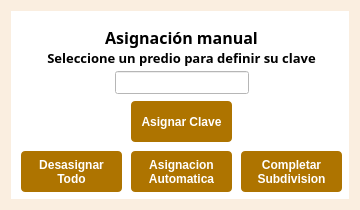
<?xml version="1.0" encoding="UTF-8"?>
<ui version="4.0">
 <class>VentanaClavesV3DialogBase</class>
 <widget class="QDialog" name="VentanaClavesV3DialogBase">
  <property name="geometry">
   <rect>
    <x>0</x>
    <y>0</y>
    <width>360</width>
    <height>210</height>
   </rect>
  </property>
  <property name="minimumSize">
   <size>
    <width>359</width>
    <height>209</height>
   </size>
  </property>
  <property name="maximumSize">
   <size>
    <width>360</width>
    <height>210</height>
   </size>
  </property>
  <property name="windowTitle">
   <string>Asignacion de Claves</string>
  </property>
  <property name="styleSheet">
   <string notr="true">QDialog{
background : rgb(250,238,224);
}
</string>
  </property>
  <layout class="QGridLayout" name="gridLayout">
   <item row="0" column="0">
    <widget class="QWidget" name="widget" native="true">
     <property name="styleSheet">
      <string notr="true">QWidget{
background : rgb(255,255,255);
}</string>
     </property>
     <widget class="QPushButton" name="btnClave">
      <property name="geometry">
       <rect>
        <x>120</x>
        <y>90</y>
        <width>101</width>
        <height>41</height>
       </rect>
      </property>
      <property name="font">
       <font>
        <weight>75</weight>
        <bold>true</bold>
       </font>
      </property>
      <property name="styleSheet">
       <string notr="true">QPushButton{
background : rgb(174, 116, 0);
color : rgb(255, 255, 255);
border-radius : 4px;
}
QPushButton::hover{
background : rgb(104, 69, 13);
color : rgb(255, 255, 255);
border-radius : 4px;
}
QPushButton:disabled {
background: rgb(217, 217, 217)
}</string>
      </property>
      <property name="text">
       <string>Asignar Clave</string>
      </property>
     </widget>
     <widget class="QPushButton" name="btnAutomatico">
      <property name="geometry">
       <rect>
        <x>120</x>
        <y>140</y>
        <width>101</width>
        <height>41</height>
       </rect>
      </property>
      <property name="font">
       <font>
        <weight>75</weight>
        <bold>true</bold>
       </font>
      </property>
      <property name="styleSheet">
       <string notr="true">QPushButton{
background : rgb(174, 116, 0);
color : rgb(255, 255, 255);
border-radius : 4px;
}
QPushButton::hover{
background : rgb(104, 69, 13);
color : rgb(255, 255, 255);
border-radius : 4px;
}
QPushButton:disabled {
background: rgb(217, 217, 217)
}</string>
      </property>
      <property name="text">
       <string>Asignacion 
Automatica</string>
      </property>
     </widget>
     <widget class="QPushButton" name="btnDesasignarTodo">
      <property name="geometry">
       <rect>
        <x>10</x>
        <y>140</y>
        <width>101</width>
        <height>41</height>
       </rect>
      </property>
      <property name="font">
       <font>
        <weight>75</weight>
        <bold>true</bold>
       </font>
      </property>
      <property name="styleSheet">
       <string notr="true">QPushButton{
background : rgb(174, 116, 0);
color : rgb(255, 255, 255);
border-radius : 4px;
}
QPushButton::hover{
background : rgb(104, 69, 13);
color : rgb(255, 255, 255);
border-radius : 4px;
}
QPushButton:disabled {
background: rgb(217, 217, 217)
}</string>
      </property>
      <property name="text">
       <string>Desasignar
Todo</string>
      </property>
     </widget>
     <widget class="QPushButton" name="btnCompletar">
      <property name="geometry">
       <rect>
        <x>230</x>
        <y>140</y>
        <width>101</width>
        <height>41</height>
       </rect>
      </property>
      <property name="font">
       <font>
        <weight>75</weight>
        <bold>true</bold>
       </font>
      </property>
      <property name="styleSheet">
       <string notr="true">QPushButton{
background : rgb(174, 116, 0);
color : rgb(255, 255, 255);
border-radius : 4px;
}
QPushButton::hover{
background : rgb(104, 69, 13);
color : rgb(255, 255, 255);
border-radius : 4px;
}
QPushButton:disabled {
background: rgb(217, 217, 217)
}</string>
      </property>
      <property name="text">
       <string>Completar
Subdivision</string>
      </property>
     </widget>
     <widget class="QLabel" name="label_10">
      <property name="geometry">
       <rect>
        <x>10</x>
        <y>10</y>
        <width>321</width>
        <height>51</height>
       </rect>
      </property>
      <property name="font">
       <font>
        <family>Century Gothic</family>
        <pointsize>12</pointsize>
       </font>
      </property>
      <property name="text">
       <string>&lt;!DOCTYPE HTML PUBLIC &quot;-//W3C//DTD HTML 4.0//EN&quot; &quot;http://www.w3.org/TR/REC-html40/strict.dtd&quot;&gt;
&lt;html&gt;&lt;head&gt;&lt;meta name=&quot;qrichtext&quot; content=&quot;1&quot; /&gt;&lt;style type=&quot;text/css&quot;&gt;
p, li { white-space: pre-wrap; }
&lt;/style&gt;&lt;/head&gt;&lt;body style=&quot; font-family:'Century Gothic'; font-size:12pt; font-weight:400; font-style:normal;&quot;&gt;
&lt;p align=&quot;center&quot; style=&quot; margin-top:0px; margin-bottom:0px; margin-left:0px; margin-right:0px; -qt-block-indent:0; text-indent:0px;&quot;&gt;&lt;span style=&quot; font-weight:600;&quot;&gt;Asignación manual&lt;/span&gt;&lt;/p&gt;
&lt;p align=&quot;center&quot; style=&quot; margin-top:0px; margin-bottom:0px; margin-left:0px; margin-right:0px; -qt-block-indent:0; text-indent:0px;&quot;&gt;&lt;span style=&quot; font-size:10pt; font-weight:600;&quot;&gt;Seleccione un predio para definir su clave&lt;/span&gt;&lt;/p&gt;&lt;/body&gt;&lt;/html&gt;</string>
      </property>
      <property name="wordWrap">
       <bool>true</bool>
      </property>
     </widget>
     <widget class="QLineEdit" name="txtClave">
      <property name="geometry">
       <rect>
        <x>104</x>
        <y>60</y>
        <width>134</width>
        <height>23</height>
       </rect>
      </property>
      <property name="font">
       <font>
        <family>Century Gothic</family>
        <pointsize>10</pointsize>
       </font>
      </property>
      <property name="maxLength">
       <number>5</number>
      </property>
      <property name="alignment">
       <set>Qt::AlignCenter</set>
      </property>
      <property name="placeholderText">
       <string/>
      </property>
     </widget>
    </widget>
   </item>
  </layout>
 </widget>
 <resources/>
 <connections/>
</ui>
